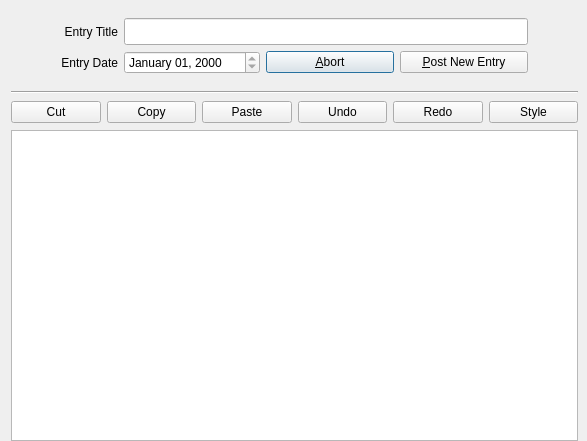
<?xml version="1.0" encoding="UTF-8"?>
<ui version="4.0">
 <class>Editor</class>
 <widget class="QDialog" name="Editor">
  <property name="windowModality">
   <enum>Qt::ApplicationModal</enum>
  </property>
  <property name="geometry">
   <rect>
    <x>0</x>
    <y>0</y>
    <width>587</width>
    <height>441</height>
   </rect>
  </property>
  <property name="windowTitle">
   <string>Write a Journal Entry</string>
  </property>
  <property name="windowIcon">
   <iconset resource="images.qrc">
    <normaloff>:/icons/robojournal-icon.png</normaloff>:/icons/robojournal-icon.png</iconset>
  </property>
  <property name="sizeGripEnabled">
   <bool>false</bool>
  </property>
  <property name="modal">
   <bool>true</bool>
  </property>
  <widget class="QLabel" name="WordCount">
   <property name="geometry">
    <rect>
     <x>13</x>
     <y>446</y>
     <width>119</width>
     <height>16</height>
    </rect>
   </property>
   <property name="text">
    <string>Character Count: 0</string>
   </property>
  </widget>
  <widget class="QLabel" name="DocumentMode">
   <property name="geometry">
    <rect>
     <x>295</x>
     <y>446</y>
     <width>57</width>
     <height>16</height>
    </rect>
   </property>
   <property name="text">
    <string>TextLabel</string>
   </property>
  </widget>
  <widget class="QLabel" name="CharacterCount">
   <property name="geometry">
    <rect>
     <x>390</x>
     <y>446</y>
     <width>66</width>
     <height>16</height>
    </rect>
   </property>
   <property name="text">
    <string>wordcount</string>
   </property>
  </widget>
  <widget class="QLabel" name="RemainingCharacters">
   <property name="geometry">
    <rect>
     <x>484</x>
     <y>446</y>
     <width>62</width>
     <height>16</height>
    </rect>
   </property>
   <property name="text">
    <string>remaining</string>
   </property>
  </widget>
  <widget class="QWidget" name="layoutWidget">
   <property name="geometry">
    <rect>
     <x>11</x>
     <y>10</y>
     <width>567</width>
     <height>431</height>
    </rect>
   </property>
   <layout class="QVBoxLayout" name="GUI" stretch="0,1">
    <property name="leftMargin">
     <number>0</number>
    </property>
    <item>
     <layout class="QGridLayout" name="Controls" rowstretch="1,0" columnstretch="0,1,1,1">
      <property name="leftMargin">
       <number>50</number>
      </property>
      <property name="topMargin">
       <number>8</number>
      </property>
      <property name="rightMargin">
       <number>50</number>
      </property>
      <property name="bottomMargin">
       <number>2</number>
      </property>
      <item row="0" column="0">
       <widget class="QLabel" name="label">
        <property name="text">
         <string>Entry Title</string>
        </property>
        <property name="alignment">
         <set>Qt::AlignRight|Qt::AlignTrailing|Qt::AlignVCenter</set>
        </property>
       </widget>
      </item>
      <item row="0" column="1" colspan="3">
       <widget class="QLineEdit" name="EntryTitle">
        <property name="font">
         <font>
          <family>Verdana</family>
          <pointsize>12</pointsize>
          <weight>75</weight>
          <bold>true</bold>
         </font>
        </property>
        <property name="maxLength">
         <number>100</number>
        </property>
       </widget>
      </item>
      <item row="1" column="0">
       <widget class="QLabel" name="label_2">
        <property name="text">
         <string>Entry Date</string>
        </property>
        <property name="alignment">
         <set>Qt::AlignRight|Qt::AlignTrailing|Qt::AlignVCenter</set>
        </property>
       </widget>
      </item>
      <item row="1" column="1">
       <widget class="QDateEdit" name="EntryDate">
        <property name="wrapping">
         <bool>false</bool>
        </property>
        <property name="readOnly">
         <bool>true</bool>
        </property>
        <property name="currentSection">
         <enum>QDateTimeEdit::MonthSection</enum>
        </property>
        <property name="displayFormat">
         <string>MMMM dd, yyyy</string>
        </property>
        <property name="timeSpec">
         <enum>Qt::LocalTime</enum>
        </property>
       </widget>
      </item>
      <item row="1" column="2">
       <widget class="QPushButton" name="Cancel">
        <property name="text">
         <string>&amp;Abort</string>
        </property>
        <property name="icon">
         <iconset resource="images.qrc">
          <normaloff>:/icons/delete.png</normaloff>:/icons/delete.png</iconset>
        </property>
       </widget>
      </item>
      <item row="1" column="3">
       <widget class="QPushButton" name="PostEntry">
        <property name="text">
         <string>&amp;Post New Entry</string>
        </property>
        <property name="icon">
         <iconset resource="images.qrc">
          <normaloff>:/icons/pencil.png</normaloff>:/icons/pencil.png</iconset>
        </property>
       </widget>
      </item>
     </layout>
    </item>
    <item>
     <layout class="QGridLayout" name="DocumentArea">
      <property name="topMargin">
       <number>9</number>
      </property>
      <property name="verticalSpacing">
       <number>7</number>
      </property>
      <item row="1" column="0">
       <widget class="QPushButton" name="CutButton">
        <property name="font">
         <font>
          <family>Arial</family>
          <weight>50</weight>
          <bold>false</bold>
         </font>
        </property>
        <property name="text">
         <string>Cut</string>
        </property>
        <property name="icon">
         <iconset resource="images.qrc">
          <normaloff>:/icons/cut.png</normaloff>:/icons/cut.png</iconset>
        </property>
        <property name="checkable">
         <bool>false</bool>
        </property>
       </widget>
      </item>
      <item row="1" column="1">
       <widget class="QPushButton" name="CopyButton">
        <property name="font">
         <font>
          <family>Arial</family>
          <italic>false</italic>
         </font>
        </property>
        <property name="text">
         <string>Copy</string>
        </property>
        <property name="icon">
         <iconset resource="images.qrc">
          <normaloff>:/icons/copy.gif</normaloff>:/icons/copy.gif</iconset>
        </property>
        <property name="checkable">
         <bool>false</bool>
        </property>
       </widget>
      </item>
      <item row="1" column="2">
       <widget class="QPushButton" name="PasteButton">
        <property name="font">
         <font>
          <family>Arial</family>
          <underline>false</underline>
         </font>
        </property>
        <property name="text">
         <string>Paste</string>
        </property>
        <property name="icon">
         <iconset resource="images.qrc">
          <normaloff>:/icons/paste_plain.png</normaloff>:/icons/paste_plain.png</iconset>
        </property>
        <property name="checkable">
         <bool>false</bool>
        </property>
        <property name="checked">
         <bool>false</bool>
        </property>
       </widget>
      </item>
      <item row="1" column="3">
       <widget class="QPushButton" name="UndoButton">
        <property name="text">
         <string>Undo</string>
        </property>
        <property name="icon">
         <iconset resource="images.qrc">
          <normaloff>:/icons/arrow_undo.png</normaloff>:/icons/arrow_undo.png</iconset>
        </property>
       </widget>
      </item>
      <item row="1" column="4">
       <widget class="QPushButton" name="RedoButton">
        <property name="text">
         <string>Redo</string>
        </property>
        <property name="icon">
         <iconset resource="images.qrc">
          <normaloff>:/icons/arrow_redo.png</normaloff>:/icons/arrow_redo.png</iconset>
        </property>
       </widget>
      </item>
      <item row="1" column="5">
       <widget class="QPushButton" name="FormatButton">
        <property name="text">
         <string>Style</string>
        </property>
        <property name="icon">
         <iconset resource="images.qrc">
          <normaloff>:/icons/text_dropcaps.png</normaloff>:/icons/text_dropcaps.png</iconset>
        </property>
       </widget>
      </item>
      <item row="2" column="0" colspan="6">
       <widget class="QTextEdit" name="EntryPost">
        <property name="font">
         <font>
          <family>Verdana</family>
          <pointsize>14</pointsize>
         </font>
        </property>
        <property name="cursor" stdset="0">
         <cursorShape>IBeamCursor</cursorShape>
        </property>
        <property name="documentTitle">
         <string/>
        </property>
        <property name="acceptRichText">
         <bool>false</bool>
        </property>
       </widget>
      </item>
      <item row="0" column="0" colspan="6">
       <widget class="Line" name="line">
        <property name="orientation">
         <enum>Qt::Horizontal</enum>
        </property>
       </widget>
      </item>
     </layout>
    </item>
   </layout>
  </widget>
 </widget>
 <resources>
  <include location="images.qrc"/>
 </resources>
 <connections/>
</ui>
